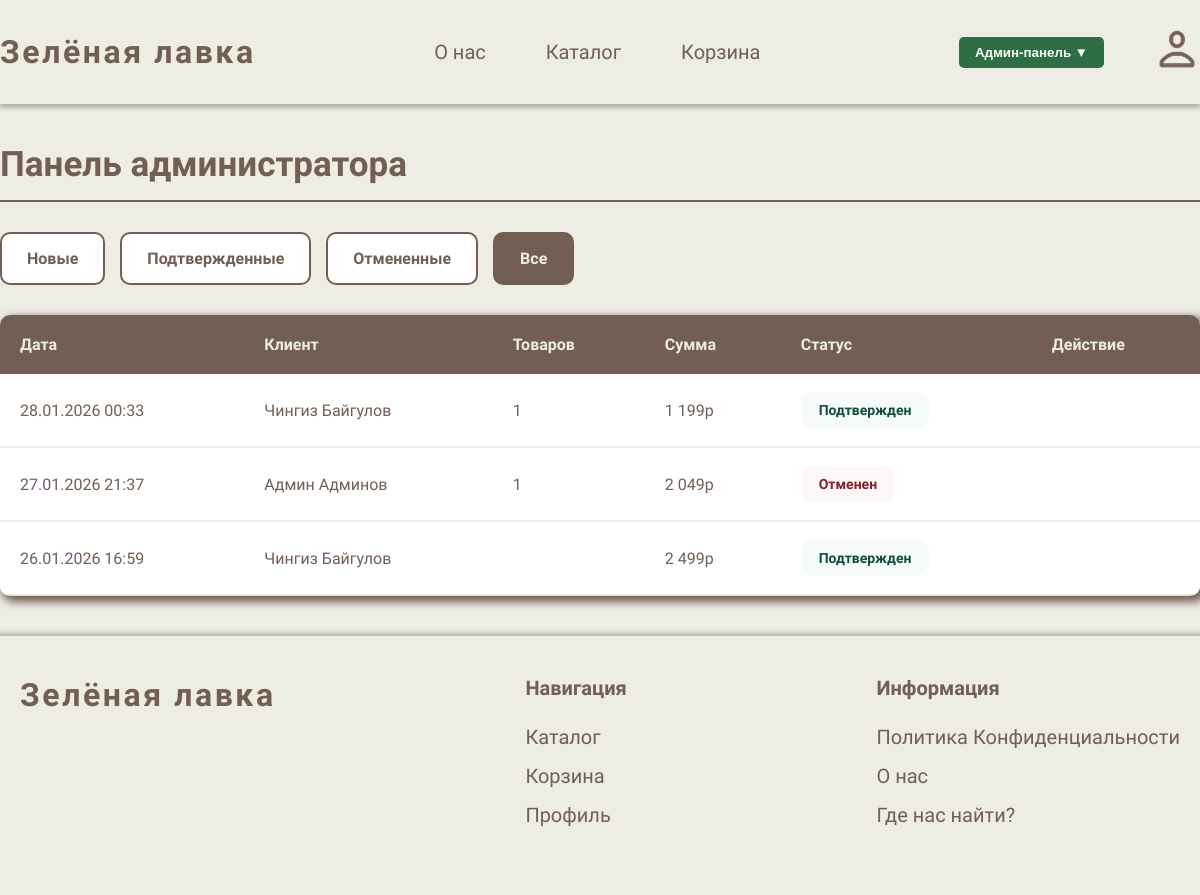
Page /admin.php?status=all (signed in) on the committed database.
### tables this page shows
CREATE TABLE `orders` (
  `id` int NOT NULL AUTO_INCREMENT,
  `user_id` int NOT NULL,
  `total_amount` decimal(10,2) NOT NULL,
  `status` enum('new','confirmed','cancelled') DEFAULT 'new',
  `created_at` timestamp NULL DEFAULT CURRENT_TIMESTAMP,
  PRIMARY KEY (`id`),
  KEY `user_id` (`user_id`),
  CONSTRAINT `orders_ibfk_1` FOREIGN KEY (`user_id`) REFERENCES `users` (`id`)
);

CREATE TABLE `users` (
  `id` int NOT NULL AUTO_INCREMENT,
  `first_name` varchar(50) NOT NULL,
  `last_name` varchar(50) NOT NULL,
  `patronymic` varchar(50) DEFAULT NULL,
  `username` varchar(50) NOT NULL,
  `email` varchar(100) NOT NULL,
  `password` varchar(255) NOT NULL,
  `role` enum('user','admin') DEFAULT 'user',
  `created_at` timestamp NULL DEFAULT CURRENT_TIMESTAMP,
  `avatar` varchar(255) DEFAULT NULL,
  PRIMARY KEY (`id`),
  UNIQUE KEY `username` (`username`),
  UNIQUE KEY `email` (`email`)
);

### includes/functions.php (called while the page is built, shortened)
<?php
function formatPrice($price) {
    return number_format($price, 0, '', ' ') . 'р';
}
?>

### admin.php (the view, shortened to what this page needs)
<?php
require_once 'includes/functions.php';
$status_filter = isset($_GET['status']) ? $_GET['status'] : 'new';
$query = "SELECT o.*, u.first_name, u.last_name,
          COUNT(oi.id) as items_count,
          SUM(oi.quantity) as total_items
          FROM orders o
          JOIN users u ON o.user_id = u.id
          LEFT JOIN order_items oi ON o.id = oi.order_id
          WHERE 1=1";
$query .= " GROUP BY o.id ORDER BY o.created_at DESC";
$result = mysqli_query($conn, $query);
?>
<?php include 'includes/header.php'; ?>
<link rel="stylesheet" href="css/admin.css">
<div class="admin-page">
    <h1 class="page-title">Панель администратора</h1>
    <div class="admin-filters">
        <a href="?status=new" class="<?php echo $status_filter == 'new' ? 'active' : ''; ?>">Новые</a>
        <a href="?status=confirmed" class="<?php echo $status_filter == 'confirmed' ? 'active' : ''; ?>">Подтвержденные</a>
        <a href="?status=cancelled" class="<?php echo $status_filter == 'cancelled' ? 'active' : ''; ?>">Отмененные</a>
        <a href="?status=all" class="<?php echo $status_filter == 'all' ? 'active' : ''; ?>">Все</a>
    </div>
    <div class="orders-list">
        <table class="admin-table">
            <thead>
                <tr>
                    <th>Дата</th>
                    <th>Клиент</th>
                    <th>Товаров</th>
                    <th>Сумма</th>
                    <th>Статус</th>
                    <th>Действие</th>
                </tr>
            </thead>
            <tbody>
                <?php while($order = mysqli_fetch_assoc($result)): ?>
                <tr>
                    <td><?php echo date('d.m.Y H:i', strtotime($order['created_at'])); ?></td>
                    <td><?php echo $order['first_name'] . ' ' . $order['last_name']; ?></td>
                    <td><?php echo $order['total_items']; ?></td>
                    <td><?php echo formatPrice($order['total_amount']); ?></td>
                    <td>
                        <span class="status-badge status-<?php echo $order['status']; ?>">
                            <?php
                            $status_text = [
                                'new' => 'Новый',
                                'confirmed' => 'Подтвержден',
                                'cancelled' => 'Отменен'
                            ];
                            echo $status_text[$order['status']];
                            ?>
                        </span>
                    </td>
                    <td>
                    </td>
                </tr>
                <?php endwhile; ?>
            </tbody>
        </table>
    </div>
</div>
<?php include 'includes/footer.php'; ?>

### css/style.css (style rules this page uses)
* { margin: 0; padding: 0; box-sizing: border-box; }
body { font-family: 'Inria Sans', sans-serif; background: #EDEDE3; color: #725E53; margin: 0; }

### css/admin.css (style rules this page uses)
.admin-page { max-width: 1400px; margin: 40px auto; }
.page-title { color: #725E53; font-size: 35px; font-weight: 700; margin-bottom: 30px; text-align: left; padding-bottom: 15px; border-bottom: 2px solid #725E53; }
.admin-table { width: 100%; border-collapse: collapse; }
.admin-table th { background: #725E53; color: #EDEDE3; padding: 20px; text-align: left; font-weight: 700; font-size: 16px; }
.admin-table td { padding: 20px; border-bottom: 2px solid rgba(114, 94, 83, 0.1); background: white; }
.status-badge { display: inline-block; padding: 8px 16px; border-radius: 10px; font-size: 14px; font-weight: 700; border: 2px solid transparent; }
.status-confirmed { background: rgba(209, 231, 221, 0.2); color: #0f5132; border-color: #0f5132; }
.status-cancelled { background: rgba(248, 215, 218, 0.2); color: #842029; border-color: #842029; }
.admin-filters { display: flex; gap: 15px; margin-bottom: 30px; flex-wrap: wrap; }
.admin-filters a { padding: 15px 25px; background: white; border: 2px solid #725E53; border-radius: 10px; text-decoration: none; color: #725E53; font-weight: 700; transition: all 0.3s; }
.admin-filters a.active { background: #725E53; color: #EDEDE3; }
.orders-list { background: #EDEDE3; box-shadow: 4px 4px 9px 2px #725E53; border-radius: 10px; overflow: hidden; margin-top: 30px; }
.orders-list .admin-table th { background: #725E53; color: #EDEDE3; font-weight: 700; font-size: 16px; }
.orders-list .admin-table td { background: white; padding: 18px 20px; }
.orders-list .status-badge { padding: 8px 16px; border-radius: 10px; font-weight: 700; border: 2px solid transparent; }

### rows in the picture
orders: created_at "28.01.2026 00:33", user.first_name "Чингиз", user.last_name "Байгулов", total_items "1", total_amount "1 199р", status "Подтвержден"
orders: created_at "27.01.2026 21:37", user.first_name "Админ", user.last_name "Админов", total_items "1", total_amount "2 049р", status "Отменен"
orders: created_at "26.01.2026 16:59", user.first_name "Чингиз", user.last_name "Байгулов", total_amount "2 499р", status "Подтвержден"
